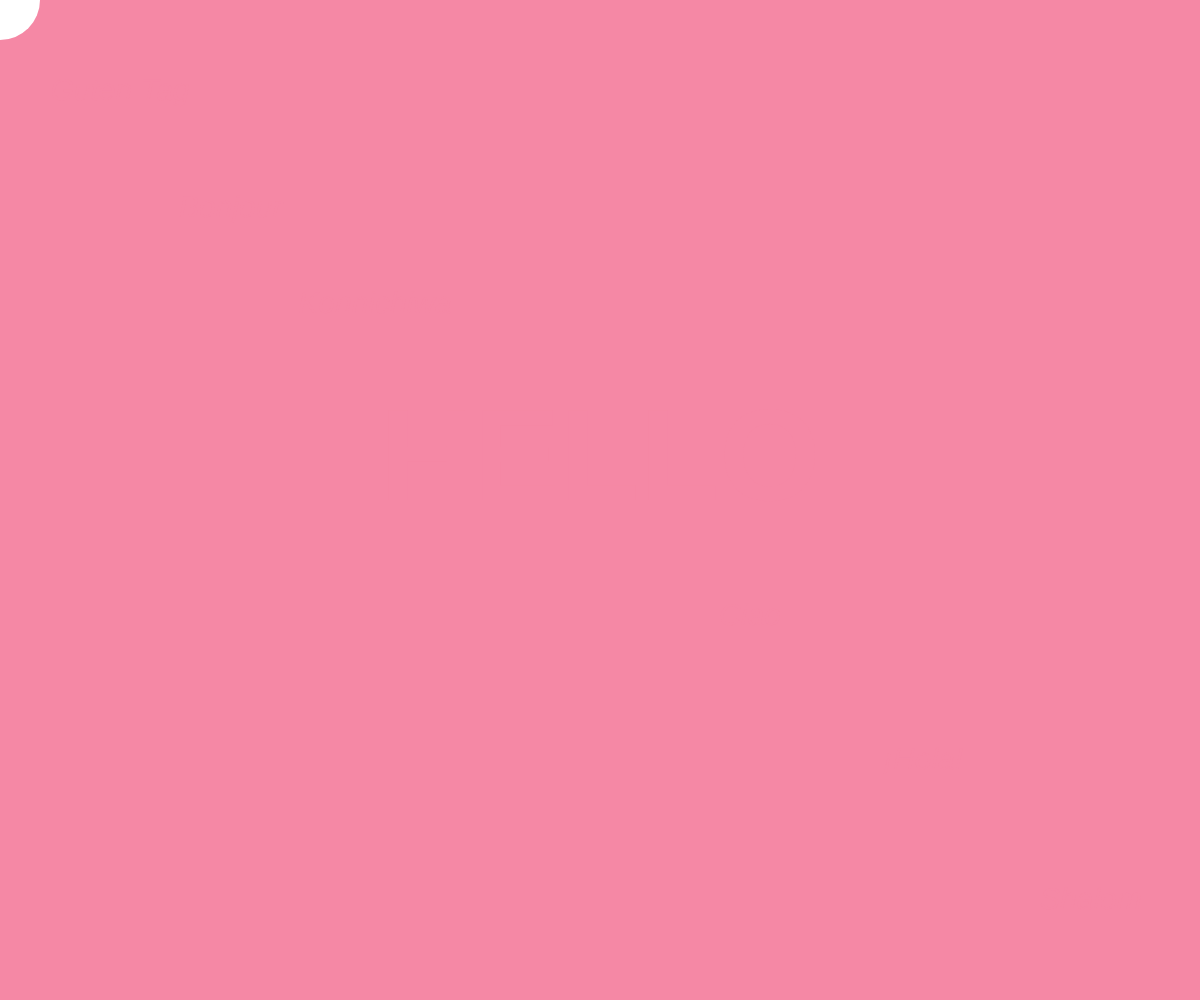
Frame 1 (no input)
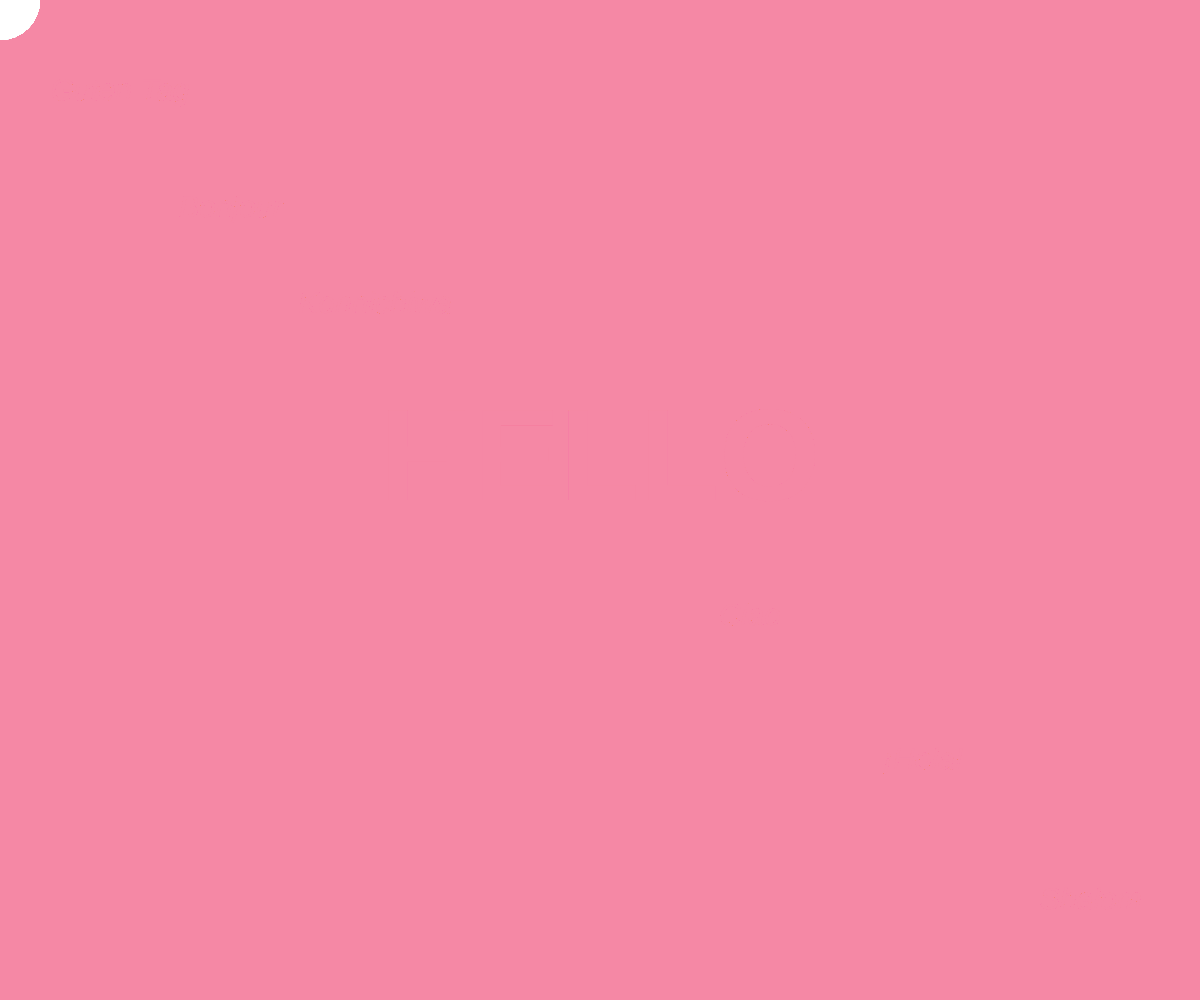
Frame 60 (no input)
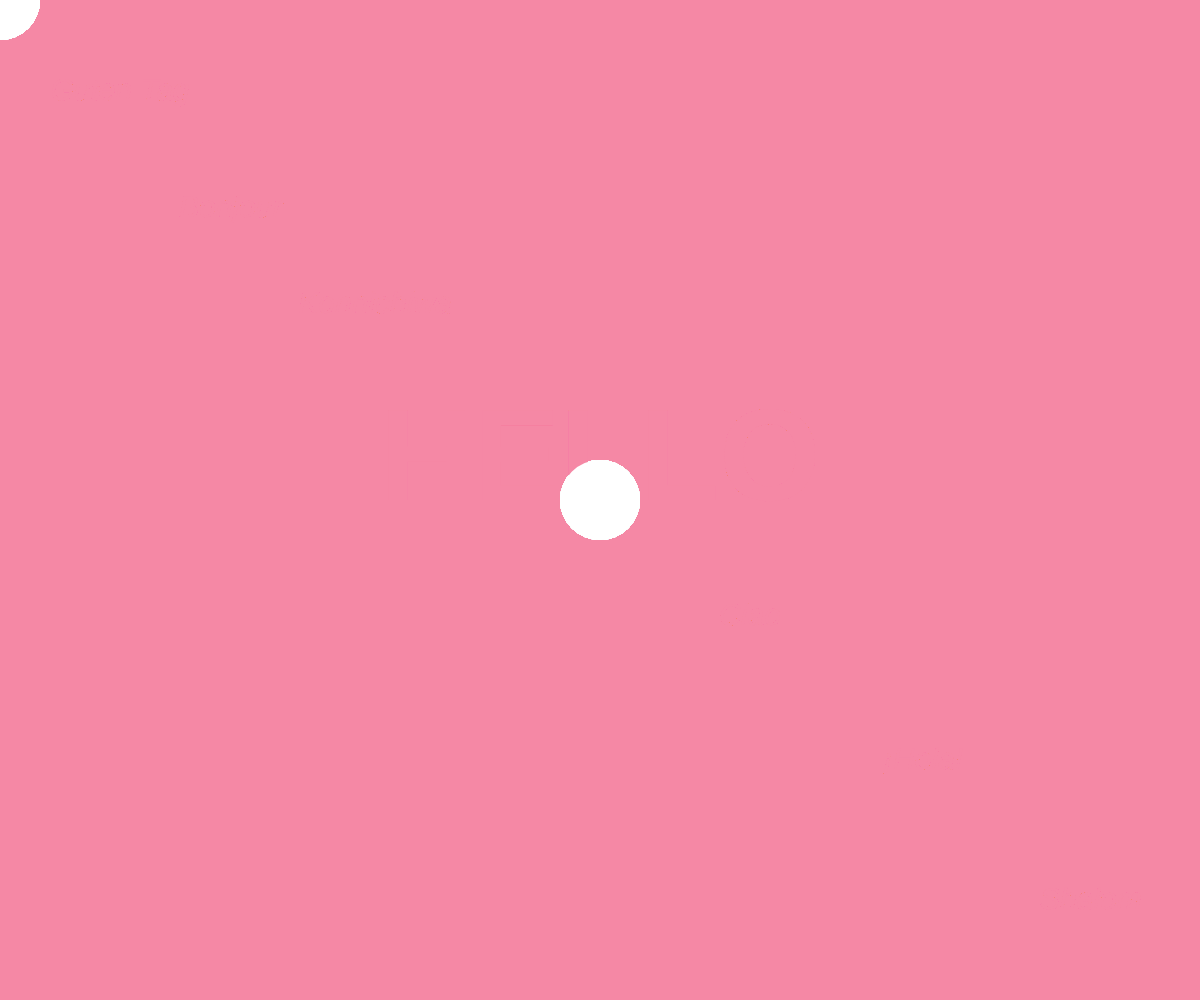
Frame 120 (the mouse pressed at the canvas centre since frame 60)

The p5.js sketch that drew these frames (run headless with seeded random() and noise() and a simulated clock; from frame 60 on, the mouse is pressed at the canvas centre):

// p5.js sketch
// ── sketch.js
function setup() {
  createCanvas(windowWidth, windowHeight);
  background('#f588a5');
  textSize(70);
  noStroke();
  
}

function draw() {
 // erase();
  //background('#b7df9c');
 // noErase();
  textAlign(CENTER);
  fill('#f588a5');
  textSize(130)
  textStyle (BOLD)
  text('HELLO',windowWidth/2, windowHeight/2);
  textSize(30)
  textStyle(ITALIC)
  text('Bonjour', windowWidth/5.2, windowHeight/4.6);
  text('¡Hola!', windowWidth/1.3, windowHeight/1.3);
  text('Konnichiwa', windowWidth/3.2, windowHeight/3.2);
  text('Ciao', windowWidth/1.6, windowHeight/1.6);
  text('Guten Tag', windowWidth/10, windowHeight/10);
  text('Shalom', windowWidth/1.1, windowHeight/1.1)
  fill(255);
  ellipse(mouseX, mouseY, 80, 80)
  
  
}

function windowResized() {
  resizeCanvas(windowWidth, windowHeight);
}
